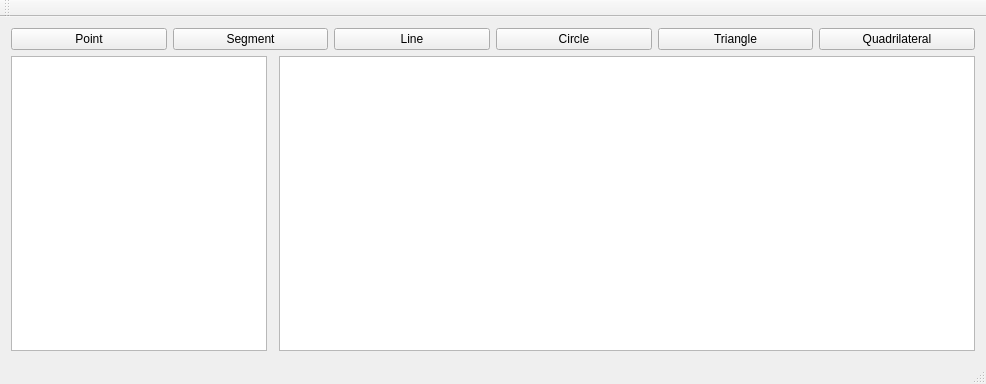
<?xml version="1.0" encoding="UTF-8"?>
<ui version="4.0">
 <class>MainWindow</class>
 <widget class="QMainWindow" name="MainWindow">
  <property name="geometry">
   <rect>
    <x>0</x>
    <y>0</y>
    <width>986</width>
    <height>384</height>
   </rect>
  </property>
  <property name="windowTitle">
   <string>MainWindow</string>
  </property>
  <widget class="QWidget" name="centralWidget">
   <layout class="QGridLayout" name="gridLayout">
    <item row="2" column="0">
     <widget class="QTextEdit" name="textEdit">
      <property name="sizePolicy">
       <sizepolicy hsizetype="Preferred" vsizetype="Expanding">
        <horstretch>0</horstretch>
        <verstretch>0</verstretch>
       </sizepolicy>
      </property>
     </widget>
    </item>
    <item row="2" column="2">
     <widget class="MyView" name="graphicsView"/>
    </item>
    <item row="0" column="0" colspan="3">
     <layout class="QHBoxLayout" name="horizontalLayout">
      <item>
       <widget class="QPushButton" name="pushButton_4">
        <property name="sizePolicy">
         <sizepolicy hsizetype="Ignored" vsizetype="Fixed">
          <horstretch>0</horstretch>
          <verstretch>0</verstretch>
         </sizepolicy>
        </property>
        <property name="text">
         <string>Point</string>
        </property>
       </widget>
      </item>
      <item>
       <widget class="QPushButton" name="pushButton">
        <property name="sizePolicy">
         <sizepolicy hsizetype="Ignored" vsizetype="Preferred">
          <horstretch>0</horstretch>
          <verstretch>0</verstretch>
         </sizepolicy>
        </property>
        <property name="text">
         <string>Segment</string>
        </property>
       </widget>
      </item>
      <item>
       <widget class="QPushButton" name="pushButton_3">
        <property name="sizePolicy">
         <sizepolicy hsizetype="Ignored" vsizetype="Preferred">
          <horstretch>0</horstretch>
          <verstretch>0</verstretch>
         </sizepolicy>
        </property>
        <property name="text">
         <string>Line</string>
        </property>
       </widget>
      </item>
      <item>
       <widget class="QPushButton" name="pushButton_2">
        <property name="sizePolicy">
         <sizepolicy hsizetype="Ignored" vsizetype="Preferred">
          <horstretch>0</horstretch>
          <verstretch>0</verstretch>
         </sizepolicy>
        </property>
        <property name="text">
         <string>Circle</string>
        </property>
       </widget>
      </item>
      <item>
       <widget class="QPushButton" name="pushButton_6">
        <property name="text">
         <string>Triangle</string>
        </property>
       </widget>
      </item>
      <item>
       <widget class="QPushButton" name="pushButton_5">
        <property name="text">
         <string>Quadrilateral</string>
        </property>
       </widget>
      </item>
     </layout>
    </item>
   </layout>
  </widget>
  <widget class="QMenuBar" name="menuBar">
   <property name="geometry">
    <rect>
     <x>0</x>
     <y>0</y>
     <width>986</width>
     <height>22</height>
    </rect>
   </property>
  </widget>
  <widget class="QToolBar" name="mainToolBar">
   <attribute name="toolBarArea">
    <enum>TopToolBarArea</enum>
   </attribute>
   <attribute name="toolBarBreak">
    <bool>false</bool>
   </attribute>
  </widget>
  <widget class="QStatusBar" name="statusBar"/>
 </widget>
 <layoutdefault spacing="6" margin="11"/>
 <customwidgets>
  <customwidget>
   <class>MyView</class>
   <extends>QGraphicsView</extends>
   <header location="global">myview.h</header>
  </customwidget>
 </customwidgets>
 <resources/>
 <connections/>
</ui>
